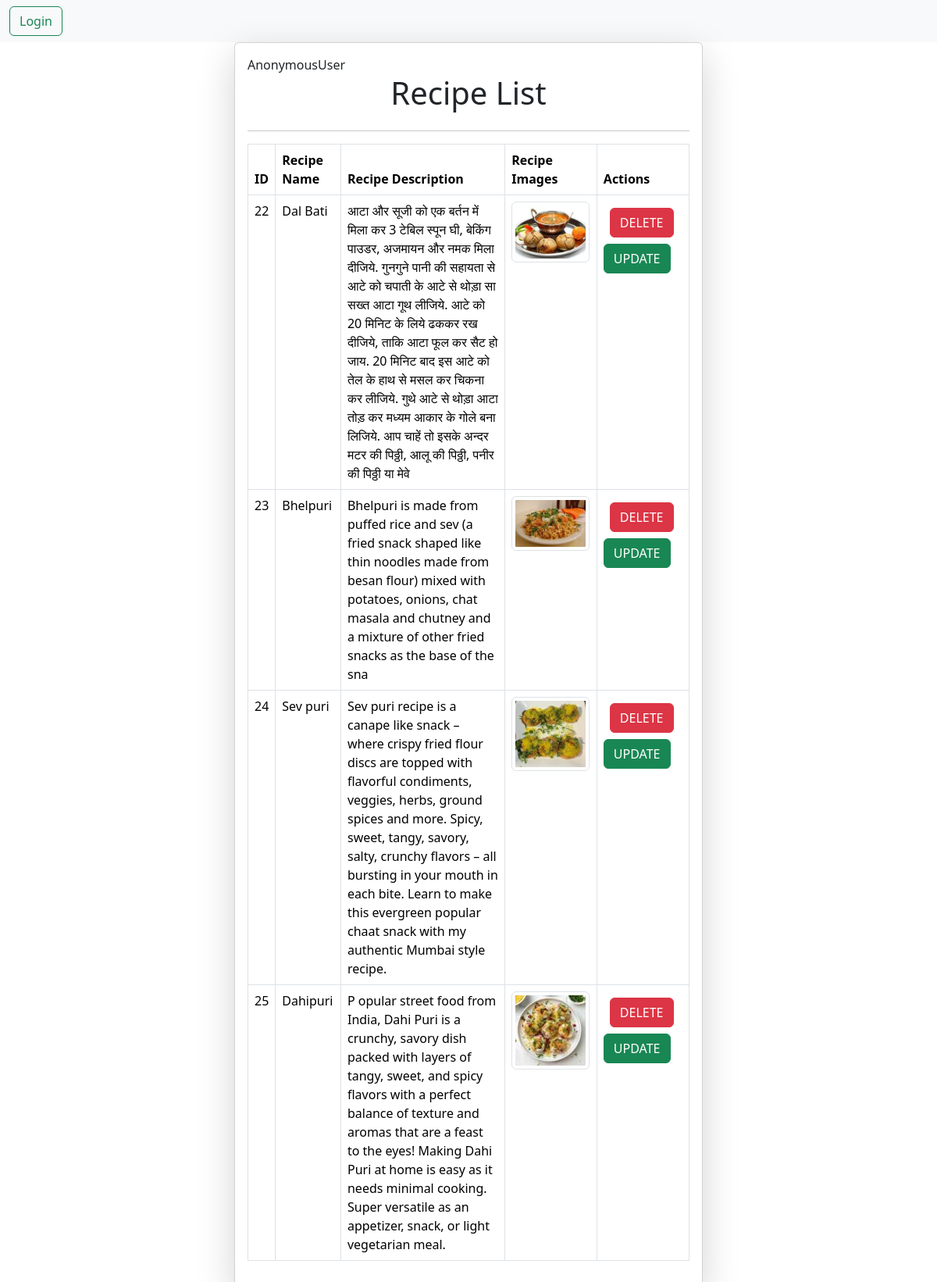
Page /show/ on the committed database.
### menu/models.py (models this page shows, shortened)
class Receipe(models.Model):
    user=models.ForeignKey(User , on_delete= models.SET_NULL , null= True , blank = True)
    receipe_name= models.CharField(max_length=100)
    receipe_description= models.TextField(max_length=500)
    receipe_image= models.ImageField(upload_to='images/')

### receipe/views.py (the view)
# urls.py: path('show/',views.show,name='show'),
def show(request):
    s=Receipe.objects.all()
    return render(request,'display.html',{'s':s})

### templates/display.html (shortened to what this page needs)
{% extends 'base.html'%}
    {% block start %}
<div class="col-6 mx-auto card p-3 shadow-lg">
    {{ request.user }}
    <h1><center>Recipe List</center></h1>
    <hr>
    <table class="table table-bordered">
        <thead>
            <tr>
                <th>ID</th>
                <th>Recipe Name</th>
                <th>Recipe Description</th>
                <th>Recipe Images</th>
                <th>Actions</th>
            </tr>
        </thead>
        <tbody>
            {% for i in s %}
            <tr>
                <td>{{ i.id }}</td>
                <td>{{ i.receipe_name }}</td>
                <td>{{ i.receipe_description }}</td>
                <td>
                    {% if i.receipe_image %}
                    <img src="{{ i.receipe_image.url }}" alt="{{ i.receipe_name }}" class="img-thumbnail" style="max-width: 100px;">
                    {% else %}
                    No Image
                    {% endif %}
                </td>
                <td>
                    <a href='/delete-receipe/{{ i.id }}' class='btn btn-danger m-2'> DELETE</a>
                    <a href='/update-receipe/{{ i.id }}' class='btn btn-success'> UPDATE</a>
                </td>
            </tr>
            {% endfor %}
        </tbody>
    </table>
</div>
{% endblock %}</body>

### templates/base.html (shortened to what this page needs)
<!doctype html>
<html lang="en">
  <head>
    <link href="https://cdn.jsdelivr.net/npm/bootstrap@5.3.3/dist/css/bootstrap.min.css" rel="stylesheet">
  </head>
  <body>
    <nav class="navbar bg-body-tertiary">
        <div class="container-fluid">
          <form class="d-flex" role="search">
           {% if request.user.is_authenticated %}
           <a href='/logout/' class= 'btn btn-outline-success'> Logout </a>
           {% else %}
           <a href='/login/' class= 'btn btn-outline-success'> Login </a>
           {% endif %}
          </form>
        </div>
      </nav>
{% block start%}
{% endblock %}
</body>
</html>

### rows in the picture
Receipe: id "22", receipe_name "Dal Bati", receipe_description "आटा और सूजी को एक बर्तन में मिला कर 3 टेबिल स्पून घी, बेकिंग पाउडर, अजमायन और नमक मिला दीजिये. गुनगुने पानी की सहायता से आटे को चपाती के आटे से थोड़ा सा सख्त आटा गूथ लीजिये. आटे को 20 मिनिट के लिये ढककर रख दीजिये, ताकि आटा फूल कर सैट हो जाय. 20 मिनिट बाद इस आटे को तेल के हाथ से मसल कर चिकना कर लीजिये. गुथे आटे से थोड़ा आटा तोड़ कर मध्यम आकार के गोले बना लिजिये. आप चाहें तो इसके अन्दर मटर की पिठ्ठी, आलू की पिठ्ठी, पनीर की पिठ्ठी या मेवे", receipe_image (picture)
Receipe: id "23", receipe_name "Bhelpuri", receipe_description "Bhelpuri is made from puffed rice and sev (a fried snack shaped like thin noodles made from besan flour) mixed with potatoes, onions, chat masala and chutney and a mixture of other fried snacks as the base of the sna", receipe_image (picture)
Receipe: id "24", receipe_name "Sev puri", receipe_description "Sev puri recipe is a canape like snack – where crispy fried flour discs are topped with flavorful condiments, veggies, herbs, ground spices and more. Spicy, sweet, tangy, savory, salty, crunchy flavors – all bursting in your mouth in each bite. Learn to make this evergreen popular chaat snack with my authentic Mumbai style recipe.", receipe_image (picture)
Receipe: id "25", receipe_name "Dahipuri", receipe_description "P opular street food from India, Dahi Puri is a crunchy, savory dish packed with layers of tangy, sweet, and spicy flavors with a perfect balance of texture and aromas that are a feast to the eyes! Making Dahi Puri at home is easy as it needs minimal cooking. Super versatile as an appetizer, snack, or light vegetarian meal.", receipe_image (picture)

### other values in the picture
{{ request.user }} "AnonymousUser"
